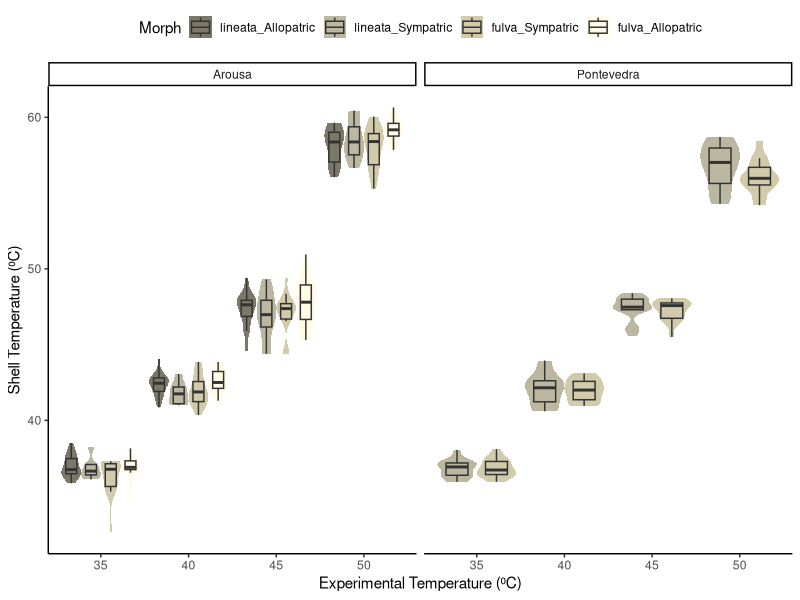
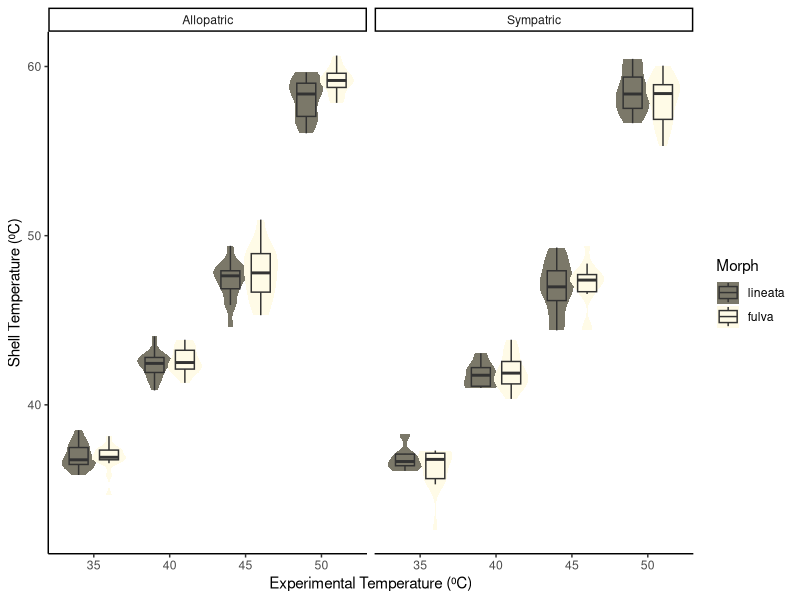
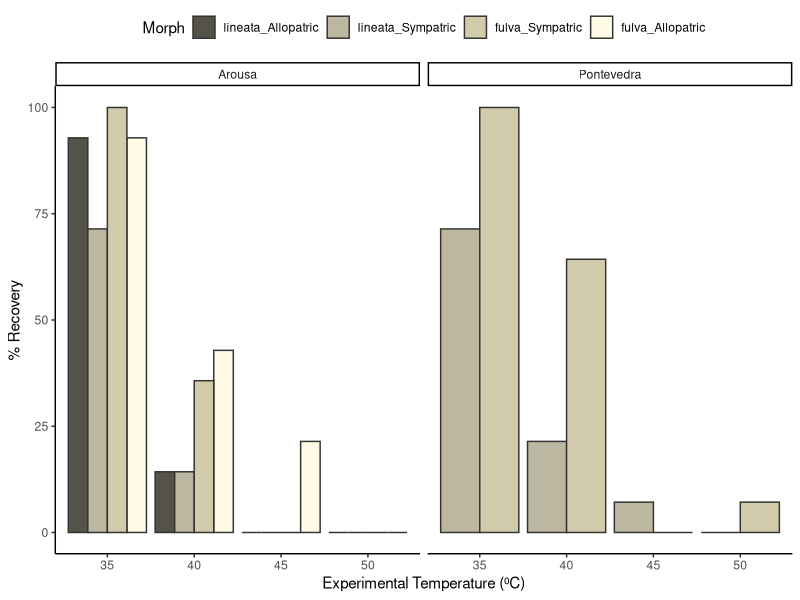
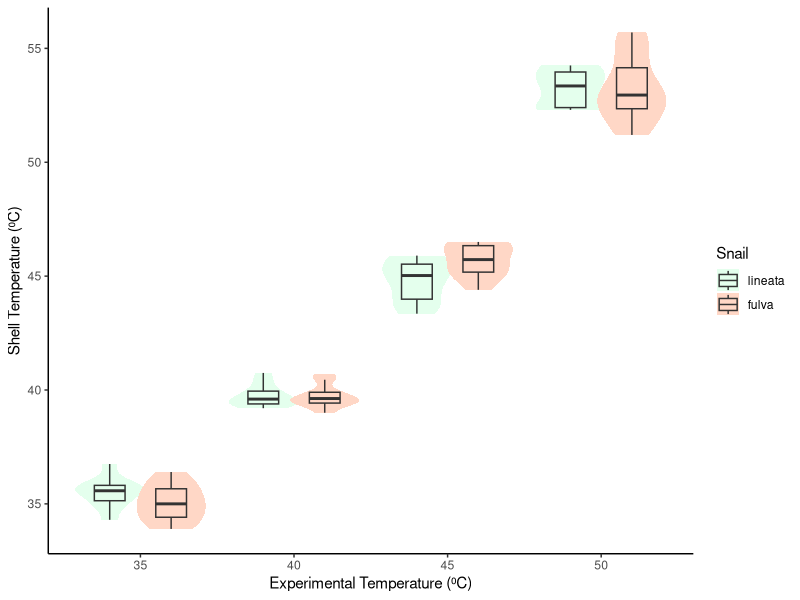

These figures' R source, in order:
setwd("") # Working directory with the raw data

library(readxl)
rawdata <- read_excel("TS_CC_RData_ShellHeating.xlsx")
str(rawdata)

# Variables as factors and taking the mean of the 2 technical measurements
library(tidyverse)
library(zoo) # Roll mean
datamean <- rawdata %>% 
  mutate(shell_temp = rollmean(shell_temp, k = 2, fill = NA)) %>% 
  filter(row_number() %% 2 != 0, !is.na(shell_temp)) %>% 
  dplyr::select(-tech)

# Data arrangement and overview
data <- datamean %>% 
  mutate(ria = factor(case_when(ria == "1" ~ "Arousa",
                                ria == "2" ~ "Pontevedra")),
         pop = factor(case_when(pop == "1" ~ "Allopatric",
                                pop == "2" ~ "Sympatric")),
         col = factor(case_when(col == "1" ~ "fulva",
                                col == "2" ~ "lineata"),
                      levels = c("lineata", "fulva")),
         temp = factor(case_when(temp == "1" ~ "35",
                                 temp == "2" ~ "40",
                                 temp == "3" ~ "45",
                                 temp == "4" ~ "50")),
         snail = factor(case_when(snail == "0" ~ "Empty",
                                  snail == "1" ~ "Alive"))) %>% 
  mutate(col_pop = factor(interaction(col, pop, sep = "_"), # Interaction variable for plots
                          levels = c("lineata_Allopatric",
                                     "lineata_Sympatric",
                                     "fulva_Sympatric",
                                     "fulva_Allopatric")))

# Alive Analysis ----------------------------------------------------------
# Living snails
alive_data <- data %>% filter(snail == "Alive")
# Boxplots of shell temperature by experimental temperature and color morph from each population type and ria
alive_data %>%
  ggplot(aes(x = temp, 
             y = shell_temp,
             fill = col_pop)) + # By color and  
  geom_violin(linetype = "blank", # Violin plot
              position = position_dodge(0.9),
              scale = "width") +
  geom_boxplot(alpha = 0, # Boxplot
               width = 0.5,
               position = position_dodge(0.9)) +
  facet_grid(. ~ ria) +
  labs(x = "Experimental Temperature (⁰C)",
       y = "Shell Temperature (⁰C)",
       fill = "Morph",
       pattern = "Morph") +
  scale_fill_manual(values = c("lineata_Allopatric" = "#7b7869",
                               "lineata_Sympatric" = "#bcb7a1",
                               "fulva_Sympatric" = "#d1cbac",
                               "fulva_Allopatric" = "#fffbe7")) +
  theme_classic() +
  theme(legend.position = "top")

# Alive snails groups
sympatric_data <- alive_data %>% filter(pop == "Sympatric") # Sympatric populations from both Rias
arousa_data <- alive_data %>% filter(ria == "Arousa") # Ria de Arousa, with sympatric and allopatric populations
pontevedra_data <- alive_data %>% filter(ria == "Pontevedra") # Ria de Pontevedra, with a single sympatric population

# ANOVA of shell temperature over color, experimental temperature and ria within sympatric populations
# Assumptions
library(car) # Levene test
sympatric_data %>%
  group_by(col, temp, ria) %>%
  summarise(sw_p_value = shapiro.test(shell_temp)$p.value)
leveneTest(shell_temp ~ col * temp * ria, data = sympatric_data)
# OUT: normal distribution except for 3 groups, but not homoscedasticity found

# Assumptions using logarithmic transformation on dependent variable
sympatric_data %>%
  group_by(col, temp, ria) %>%
  summarise(sw_p_value = shapiro.test(log(shell_temp))$p.value)
leveneTest(log(shell_temp) ~ col * temp * ria, data = sympatric_data)
# OUT: normal distribution except for 4 groups and homoscedasticity

# ANOVA model; Supplementary Table 5
aov(log(shell_temp) ~ col * temp * ria, data = sympatric_data) %>% summary
# OUT: no effect of shell color, but experimental temperature and its interaction with ria

# Plot alive Arousa; not included
arousa_data %>%
  ggplot(aes(x = temp,
             y = shell_temp,
             fill = col)) + 
  geom_violin(linetype = "blank",
              position = position_dodge(0.8),
              scale = "width") +
  geom_boxplot(alpha = 0,
               width = 0.5,
               position = position_dodge(0.8),) +
  facet_grid(. ~ pop) +
  labs(x = "Experimental Temperature (⁰C)",
       y = "Shell Temperature (⁰C)",
       fill = "Morph",
       pattern = "Morph") +
  scale_fill_manual(values = c("lineata" = "#7b7869",
                               "fulva" = "#fffbe7")) +
  theme_classic()

# ANOVA of shell temperature over color, experimental temperature and ria
# Assumptions
arousa_data %>%
  group_by(col, temp, pop) %>%
  summarise(sw_p_value = shapiro.test(shell_temp)$p.value)
leveneTest(shell_temp ~ col * temp * pop, data = arousa_data)
# OUT: normal distribution except for 2 groups and homoscedasticity

# ANOVA model; Supplementary Table 6
aov(shell_temp ~ col * temp * pop, data = arousa_data) %>% summary
# OUT: no effect of color per se, only its interaction with population type


# Recovery Analysis -------------------------------------------------------
# Plot recovery; Figure 5
alive_data %>%
  group_by(col, temp, pop, col_pop, ria) %>% 
  summarise(recovery = mean(recovery == 1) * 100) %>% 
  ggplot(aes(x = temp,
             y = recovery,
             fill = col_pop)) +
  geom_col(color = "#333333",
           position = position_dodge()) +
  facet_grid(. ~ ria) +
  labs(x = "Experimental Temperature (⁰C)",
       y = "% Recovery",
       fill = "Morph",
       pattern = "Morph") +
  scale_fill_manual(values = c("lineata_Allopatric" = "#555349",
                               "lineata_Sympatric" = "#bcb7a1",
                               "fulva_Sympatric" = "#d1cbac",
                               "fulva_Allopatric" = "#fffbe7")) +
  theme_classic() +
  theme(legend.position = "top")


# Function for Fisher's exact test; recovery ~ color
results <- list()
FTest_color <- function(data) {
  for (temp in c("35", "40", "45", "50")){
    obs <- data %>% # Observed frequencies
      filter(temp == !!temp) %>%
      group_by(col) %>% 
      summarise(alive = sum(recovery == 1),
                dead = sum(recovery == 0)) %>% 
      {matrix(c(.$alive, .$dead), nrow = 2, byrow = TRUE)}
    results[[temp]] <- list(obs %>% fisher.test) # Fisher exact test performance
  }
  return(results)
}

sympatric_data %>% FTest_color
# OUTPUT: fulva morph showed significantly higher survival rates at 35 and 40 C considering both Rias

arousa_data %>% FTest_color
# OUTPUT: no differences between color morphs at any temperature in the Ria de Arousa

arousa_data %>% filter(pop == "Sympatric") %>% FTest_color
# OUTPUT: no differences between sympatric color morphs at any temperature in the Ria de Arousa

arousa_data %>% filter(pop == "Allopatric") %>% FTest_color
# OUTPUT: no differences between allopatric color morphs at any temperature in the Ria de Arousa

# Fisher's exact tests for each case in the Ria de Pontevedra (sympatric populations only)
pontevedra_data %>% FTest_color
# OUTPUT: no differences between allopatric color morphs at any temperature in the Ria de Arousa


# Binary logistic regression of shell temperature over all the variables in sympatric populations; Supplementary Table 7
library(pscl)
glm(recovery ~ col * temp * ria, data = sympatric_data,
    family = "binomial") %>% 
  {list(summary(.), pR2(.))} # 0.6008 McFadden's pseudo R2

# Binary logistic regression of shell temperature over all the variables on Arousa data; Supplementary Table 8
glm(recovery ~ col * temp * pop, data = arousa_data,
    family = "binomial") %>%  
  {list(summary(.), pR2(.))} # 0.6144 McFadden's pseudo R2



# Function for Fisher's exact test; recovery ~ population type 
FTest_pop <- function(data) {
  for (temp in c("35", "40", "45", "50")){
    obs <- data %>% # Observed frequencies
      filter(temp == !!temp) %>%
      group_by(pop) %>% 
      summarise(alive = sum(recovery == 1),
                dead = sum(recovery == 0)) %>% 
      {matrix(c(.$alive, .$dead), nrow = 2, byrow = TRUE)}
    results[[temp]] <- list(obs %>% fisher.test) # Fisher exact test performance
  }
  return(results)
}

arousa_data %>% filter(col == "fulva") %>% FTest_pop
# OUTPUT: no differences between sympatric vs allopatric fulva morph at any temperature in the Ria de Arousa

arousa_data %>% filter(col == "lineata") %>% FTest_pop
# OUTPUT: no differences between sympatric vs allopatric lineata morph  at any temperature in the Ria de Arousa

# Empty data set ----------------------------------------------------------
empty_data <- data %>% filter(snail == "Empty")

## Empty within sympatric populations
emptysym_data <- empty_data %>% filter(pop == "Sympatric")

# Plot
emptysym_data %>% 
  ggplot(aes(x = temp,
             y = shell_temp,
             fill = col)) +
  geom_violin(linetype = "blank",
              position = position_dodge(0.8),
              scale = "width") +
  geom_boxplot(alpha = 0,
               width = 0.4,
               position = position_dodge(0.8)) +
  labs(x = "Experimental Temperature (⁰C)",
       y = "Shell Temperature (⁰C)",
       fill = "Snail") +
  scale_fill_manual(values = c("#e4ffed", "#ffd7c6")) +
  theme_classic()

# LR shell temperature over all the variables on alivempty data
emptysym_data %>% lm(shell_temp ~ col * temp * ria , .) %>% 
  {list(shapiro.test(residuals(.)), ncvTest(.))}
# OUT: normal distribution of residuals, but not homoscedasticity found

# Log-LR model for shell temperature over all the variables on alivempty data
emptysym_data %>% lm(log(shell_temp) ~ col * temp * ria, .) %>% 
  {list(shapiro.test(residuals(.)), ncvTest(.))}
# OUT: normal distribution of residuals and homoscedasticity

# Log-LR model; Supplementary Table 9
emptysym_data %>% lm(log(shell_temp) ~ col * temp * ria, .) %>% summary
# OUT: significance on body presence overall and when reaching 50 Celisius



# ANOVA of shell temperature over color and experimental temperature
# Assumptions
emptysym_data %>%
  group_by(col, temp) %>%
  summarise(sw_p_value = shapiro.test(shell_temp)$p.value)
leveneTest(shell_temp ~ col * temp, data = emptysym_data)
# OUT: normal distribution in all cases, but not homoscedasticity found

# Assumptions using logarithmic transformation on dependent variable
emptysym_data %>%
  group_by(col, temp) %>%
  summarise(sw_p_value = shapiro.test(log(shell_temp))$p.value)
leveneTest(log(shell_temp) ~ col * temp, data = emptysym_data)
# OUT: normal distribution in all cases and homoscedasticity

# ANOVA model; Supplementary Table 10
aov(log(shell_temp) ~ col * temp, data = emptysym_data) %>% summary
# OUT: significance on body presence, experimental temperature and their interaction

# Assumptions using logarithmic transformation on dependant variable
emptyarousa_data <- empty_data %>% filter(ria == "Arousa")
emptyarousa_data %>%  
  group_by(col, temp, pop) %>%
  summarise(sw_p_value = shapiro.test(shell_temp)$p.value)
leveneTest(shell_temp ~ col * temp * pop, data = emptyarousa_data)
# OUT: normal distribution except for one group and homoscedasticity

# ANOVA model; Supplementary Table 11
aov(shell_temp ~ col * temp * pop, data = emptyarousa_data) %>% summary
# OUT: significance on experimental temperature and treatment
